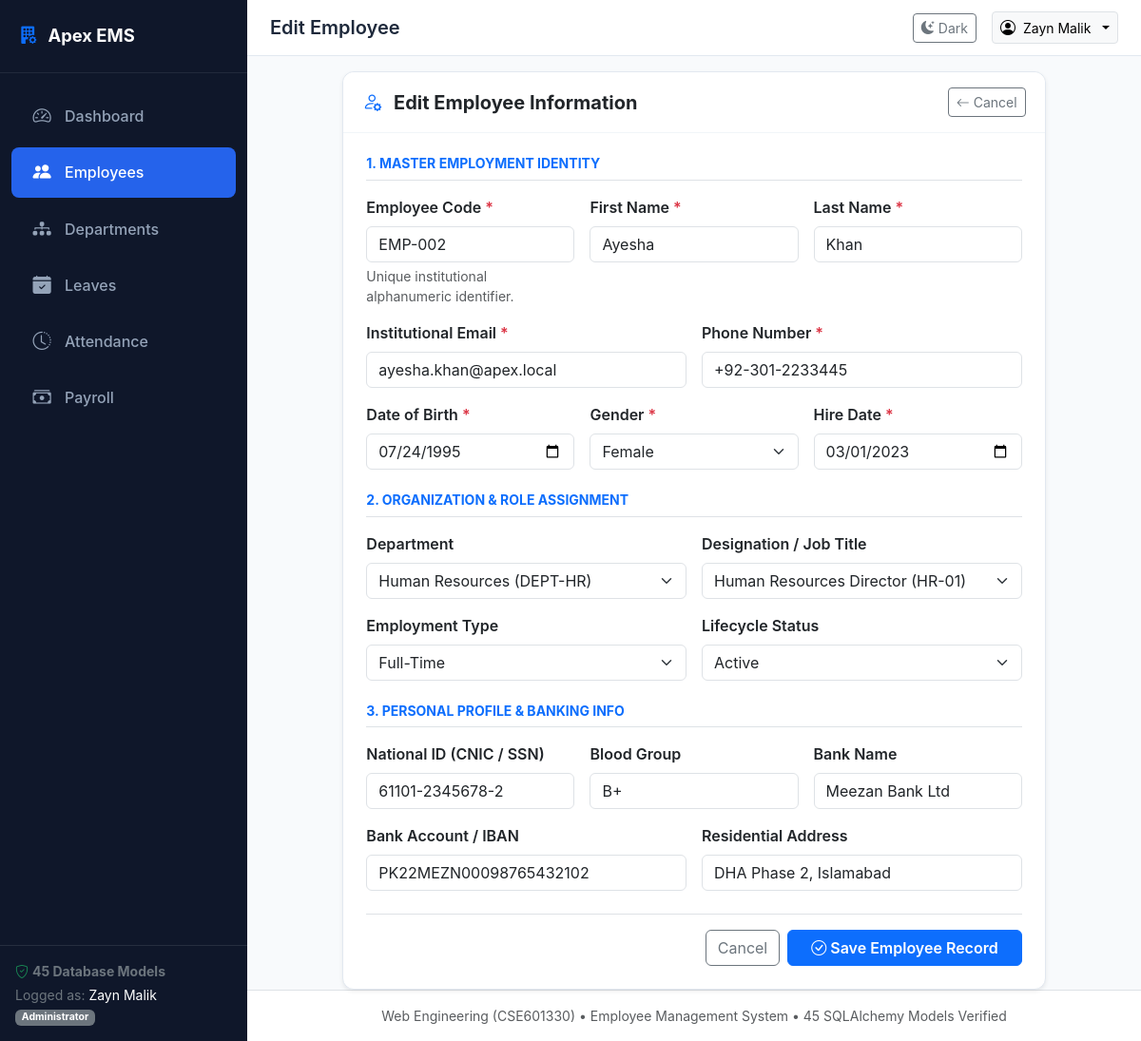
Page /employees/2/edit (signed in) on the committed database.
### models/employee.py (models this page shows, shortened)
class Employee(db.Model):
    __tablename__ = 'employees'
    id = db.Column(db.Integer, primary_key=True)
    employee_code = db.Column(db.String(20), unique=True, nullable=False)
    first_name = db.Column(db.String(60), nullable=False)
    last_name = db.Column(db.String(60), nullable=False)
    email = db.Column(db.String(120), unique=True, nullable=False)
    phone = db.Column(db.String(30), nullable=False)
    date_of_birth = db.Column(db.Date, nullable=False)
    gender = db.Column(db.String(20), nullable=False)  # Male, Female, Other
    hire_date = db.Column(db.Date, nullable=False, default=date.today)
    department_id = db.Column(db.Integer, db.ForeignKey('departments.id'), nullable=True)
    designation_id = db.Column(db.Integer, db.ForeignKey('designations.id'), nullable=True)
    employment_type = db.Column(db.String(30), default='Full-Time')  # Full-Time, Part-Time, Contract, Intern
    status = db.Column(db.String(30), default='Active')  # Active, On Leave, Terminated, Resigned
    created_at = db.Column(db.DateTime, default=datetime.utcnow)
    department = db.relationship('Department', foreign_keys=[department_id], back_populates='employees')
    designation = db.relationship('Designation', back_populates='employees')
    profile = db.relationship('EmployeeProfile', uselist=False, back_populates='employee', cascade='all, delete-orphan')
    emergency_contacts = db.relationship('EmployeeEmergencyContact', back_populates='employee', cascade='all, delete-orphan', lazy=True)
    education = db.relationship('EmployeeEducation', back_populates='employee', cascade='all, delete-orphan', lazy=True)
    experience = db.relationship('EmployeeExperience', back_populates='employee', cascade='all, delete-orphan', lazy=True)
    documents = db.relationship('EmployeeDocument', back_populates='employee', cascade='all, delete-orphan', lazy=True)
    bank_details = db.relationship('EmployeeBankDetail', back_populates='employee', cascade='all, delete-orphan', lazy=True)
    skills = db.relationship('EmployeeSkill', back_populates='employee', cascade='all, delete-orphan', lazy=True)
    notes = db.relationship('EmployeeNote', back_populates='employee', cascade='all, delete-orphan', lazy=True)
    assets = db.relationship('EmployeeAssetAssignment', back_populates='employee', cascade='all, delete-orphan', lazy=True)
    leave_requests = db.relationship('LeaveRequest', back_populates='employee', cascade='all, delete-orphan', lazy=True)
    leave_balances = db.relationship('LeaveBalance', back_populates='employee', cascade='all, delete-orphan', lazy=True)
    attendance_records = db.relationship('AttendanceRecord', back_populates='employee', cascade='all, delete-orphan', lazy=True)
    payroll_records = db.relationship('PayrollRecord', back_populates='employee', cascade='all, delete-orphan', lazy=True)
    salary_assignment = db.relationship('EmployeeSalaryAssignment', uselist=False, back_populates='employee', cascade='all, delete-orphan')
    user = db.relationship('User', uselist=False, back_populates='employee')

class EmployeeProfile(db.Model):
    __tablename__ = 'employee_profiles'
    id = db.Column(db.Integer, primary_key=True)
    employee_id = db.Column(db.Integer, db.ForeignKey('employees.id'), unique=True, nullable=False)
    national_id = db.Column(db.String(50), nullable=True)  # CNIC / SSN / Passport
    marital_status = db.Column(db.String(20), default='Single')  # Single, Married, Divorced
    blood_group = db.Column(db.String(10), nullable=True)
    nationality = db.Column(db.String(50), default='Pakistani')
    current_address = db.Column(db.Text, nullable=True)
    permanent_address = db.Column(db.Text, nullable=True)
    personal_email = db.Column(db.String(120), nullable=True)
    bio = db.Column(db.Text, nullable=True)
    employee = db.relationship('Employee', back_populates='profile')

class EmployeeBankDetail(db.Model):
    __tablename__ = 'employee_bank_details'
    id = db.Column(db.Integer, primary_key=True)
    employee_id = db.Column(db.Integer, db.ForeignKey('employees.id'), nullable=False)
    bank_name = db.Column(db.String(100), nullable=False)
    branch_name = db.Column(db.String(100), nullable=False)
    account_number = db.Column(db.String(50), nullable=False)
    account_holder_name = db.Column(db.String(100), nullable=False)
    swift_ifsc_code = db.Column(db.String(30), nullable=True)
    is_primary = db.Column(db.Boolean, default=True)
    employee = db.relationship('Employee', back_populates='bank_details')

### routes/employee_routes.py (the view, shortened to what this page needs)
@employee_bp.route('/<int:id>/edit', methods=['GET', 'POST'])
@login_required
def edit(id):
    employee = Employee.query.get_or_404(id)
    departments = Department.query.filter_by(is_active=True).all()
    designations = Designation.query.filter_by(is_active=True).all()
    return render_template(
        'employees/form.html',
        action='Edit',
        employee=employee,
        form_data={},
        departments=departments,
        designations=designations
    )

### templates/employees/form.html (shortened to what this page needs)
{% extends "base.html" %}
{% block page_title %}{{ action }} Employee{% endblock %}
{% block content %}
<div class="row justify-content-center">
    <div class="col-lg-10">
        <div class="card shadow-sm">
            <div class="card-header d-flex justify-content-between align-items-center">
                <span class="fw-bold fs-5">
                    <i class="bi bi-person-{% if action == 'Add' %}plus{% else %}gear{% endif %} me-2 text-primary"></i>
                    {{ action }} Employee Information
                </span>
                <a href="{{ url_for('employees.list_employees') }}" class="btn btn-sm btn-outline-secondary">
                    <i class="bi bi-arrow-left me-1"></i>Cancel
                </a>
            </div>
            <div class="card-body p-4">
                <form method="POST" action="{% if action == 'Add' %}{{ url_for('employees.add') }}{% else %}{{ url_for('employees.edit', id=employee.id) }}{% endif %}">
                    <h6 class="text-primary fw-bold text-uppercase small mb-3 border-bottom pb-2">1. Master Employment Identity</h6>
                    <div class="row g-3 mb-4">
                        <div class="col-md-4">
                            <label class="form-label fw-semibold">Employee Code <span class="text-danger">*</span></label>
                            <input type="text" name="employee_code" class="form-control" placeholder="e.g. EMP-005"
                                   value="{{ form_data.employee_code or (employee.employee_code if employee else '') }}"
                                   {% if action == 'Edit' %}readonly{% endif %} required>
                            <div class="form-text small">Unique institutional alphanumeric identifier.</div>
                        </div>
                        <div class="col-md-4">
                            <label class="form-label fw-semibold">First Name <span class="text-danger">*</span></label>
                            <input type="text" name="first_name" class="form-control" placeholder="First name"
                                   value="{{ form_data.first_name or (employee.first_name if employee else '') }}" required>
                        </div>
                        <div class="col-md-4">
                            <label class="form-label fw-semibold">Last Name <span class="text-danger">*</span></label>
                            <input type="text" name="last_name" class="form-control" placeholder="Last name"
                                   value="{{ form_data.last_name or (employee.last_name if employee else '') }}" required>
                        </div>
                        <div class="col-md-6">
                            <label class="form-label fw-semibold">Institutional Email <span class="text-danger">*</span></label>
                            <input type="email" name="email" class="form-control" placeholder="name@apex.local"
                                   value="{{ form_data.email or (employee.email if employee else '') }}" required>
                        </div>
                        <div class="col-md-6">
                            <label class="form-label fw-semibold">Phone Number <span class="text-danger">*</span></label>
                            <input type="text" name="phone" class="form-control" placeholder="+92-300-1234567"
                                   value="{{ form_data.phone or (employee.phone if employee else '') }}" required>
                        </div>
                        <div class="col-md-4">
                            <label class="form-label fw-semibold">Date of Birth <span class="text-danger">*</span></label>
                            <input type="date" name="date_of_birth" class="form-control"
                                   value="{{ form_data.date_of_birth or (employee.date_of_birth.strftime('%Y-%m-%d') if employee and employee.date_of_birth else '') }}" required>
                        </div>
                        <div class="col-md-4">
                            <label class="form-label fw-semibold">Gender <span class="text-danger">*</span></label>
                            <select name="gender" class="form-select" required>
                                {% set g_val = form_data.gender or (employee.gender if employee else 'Male') %}
                                <option value="Female" {% if g_val == 'Female' %}selected{% endif %}>Female</option>
                            </select>
                        </div>
                        <div class="col-md-4">
                            <label class="form-label fw-semibold">Hire Date <span class="text-danger">*</span></label>
                            <input type="date" name="hire_date" class="form-control"
                                   value="{{ form_data.hire_date or (employee.hire_date.strftime('%Y-%m-%d') if employee and employee.hire_date else '') }}" required>
                        </div>
                    </div>
                    <h6 class="text-primary fw-bold text-uppercase small mb-3 border-bottom pb-2">2. Organization & Role Assignment</h6>
                    <div class="row g-3 mb-4">
                        <div class="col-md-6">
                            <label class="form-label fw-semibold">Department</label>
                            <select name="department_id" class="form-select">
                                {% set cur_dept = form_data.department_id or (employee.department_id|string if employee and employee.department_id else '') %}
                                {% for d in departments %}
                                    <option value="{{ d.id }}" {% if cur_dept == d.id|string %}selected{% endif %}>{{ d.name }} ({{ d.code }})</option>
                                {% endfor %}
                            </select>
                        </div>
                        <div class="col-md-6">
                            <label class="form-label fw-semibold">Designation / Job Title</label>
                            <select name="designation_id" class="form-select">
                                {% set cur_desig = form_data.designation_id or (employee.designation_id|string if employee and employee.designation_id else '') %}
                                {% for dg in designations %}
                                    <option value="{{ dg.id }}" {% if cur_desig == dg.id|string %}selected{% endif %}>{{ dg.title }} ({{ dg.job_code }})</option>
                                {% endfor %}
                            </select>
                        </div>
                        <div class="col-md-6">
                            <label class="form-label fw-semibold">Employment Type</label>
                            {% set emp_type = form_data.employment_type or (employee.employment_type if employee else 'Full-Time') %}
                            <select name="employment_type" class="form-select">
                                <option value="Full-Time" {% if emp_type == 'Full-Time' %}selected{% endif %}>Full-Time</option>
                            </select>
                        </div>
                        <div class="col-md-6">
                            <label class="form-label fw-semibold">Lifecycle Status</label>
                            {% set emp_status = form_data.status or (employee.status if employee else 'Active') %}
                            <select name="status" class="form-select">
                                <option value="Active" {% if emp_status == 'Active' %}selected{% endif %}>Active</option>
                            </select>
                        </div>
                    </div>
                    <h6 class="text-primary fw-bold text-uppercase small mb-3 border-bottom pb-2">3. Personal Profile & Banking Info</h6>
                    <div class="row g-3 mb-4">
                        <div class="col-md-4">
                            <label class="form-label fw-semibold">National ID (CNIC / SSN)</label>
                            <input type="text" name="national_id" class="form-control" placeholder="61101-XXXXXXX-X"
                                   value="{{ form_data.national_id or (employee.profile.national_id if employee and employee.profile else '') }}">
                        </div>
                        <div class="col-md-4">
                            <label class="form-label fw-semibold">Blood Group</label>
                            <input type="text" name="blood_group" class="form-control" placeholder="e.g. O+, A+, B+"
                                   value="{{ form_data.blood_group or (employee.profile.blood_group if employee and employee.profile else '') }}">
                        </div>
                        <div class="col-md-4">
                            <label class="form-label fw-semibold">Bank Name</label>
                            <input type="text" name="bank_name" class="form-control" placeholder="e.g. HBL, Meezan"
                                   value="{{ form_data.bank_name or (employee.bank_details[0].bank_name if employee and employee.bank_details else '') }}">
                        </div>
                        <div class="col-md-6">
                            <label class="form-label fw-semibold">Bank Account / IBAN</label>
                            <input type="text" name="account_number" class="form-control" placeholder="PKXX..."
                                   value="{{ form_data.account_number or (employee.bank_details[0].account_number if employee and employee.bank_details else '') }}">
                        </div>
                        <div class="col-md-6">
                            <label class="form-label fw-semibold">Residential Address</label>
                            <input type="text" name="current_address" class="form-control" placeholder="Current residential address"
                                   value="{{ form_data.current_address or (employee.profile.current_address if employee and employee.profile else '') }}">
                        </div>
                    </div>
                    <div class="d-flex justify-content-end gap-2 border-top pt-3">
                        <a href="{{ url_for('employees.list_employees') }}" class="btn btn-outline-secondary">Cancel</a>
                        <button type="submit" class="btn btn-primary fw-semibold px-4">
                            <i class="bi bi-check-circle me-1"></i>Save Employee Record
                        </button>
                    </div>
                </form>
            </div>
        </div>
    </div>
</div>
{% endblock %}

### static/css/style.css (style rules this page uses)
:root { --primary-color: #2563eb; --primary-hover: #1d4ed8; --secondary-color: #475569; --success-color: #10b981; --danger-color: #ef4444; --warning-color: #f59e0b; --info-color: #06b6d4; --bg-light: #f8fafc; --sidebar-bg: #0f172a; --sidebar-hover: #1e293b; --sidebar-text: #94a3b8; --sidebar-active-text: #ffffff; --card-shadow: 0 4px 6px -1px rgba(0, 0, 0, 0.05), 0 2px 4px -2px rgba(0, 0, 0, 0.05); }
body { font-family: -apple-system, BlinkMacSystemFont, "Segoe UI", Roboto, "Helvetica Neue", Arial, sans-serif; background-color: var(--bg-light); color: #1e293b; min-height: 100vh; }
.card { border: 1px solid #e2e8f0; border-radius: 0.75rem; box-shadow: var(--card-shadow); transition: transform 0.2s, box-shadow 0.2s; }
.card-header { background-color: #ffffff; border-bottom: 1px solid #f1f5f9; font-weight: 600; padding: 1rem 1.25rem; border-top-left-radius: 0.75rem !important; border-top-right-radius: 0.75rem !important; }

### rows in the picture
Employee: employee_code "EMP-002", first_name "Ayesha", last_name "Khan", email "ayesha.khan@apex.local", phone "+92-301-2233445", date_of_birth "07/24/1995", gender "Female", hire_date "03/01/2023", employment_type "Full-Time", status "Active"
EmployeeProfile: national_id "61101-2345678-2", blood_group "B+", current_address "DHA Phase 2, Islamabad"
EmployeeBankDetail: bank_name "Meezan Bank Ltd", account_number "PK22MEZN00098765432102"

### other values in the picture
{{ current_user_name }} "Zayn Malik"
{{ current_role }} "Administrator"
{{ action }} "Edit"
form field department_id "Human Resources (DEPT-HR)"
form field designation_id "Human Resources Director (HR-01)"
